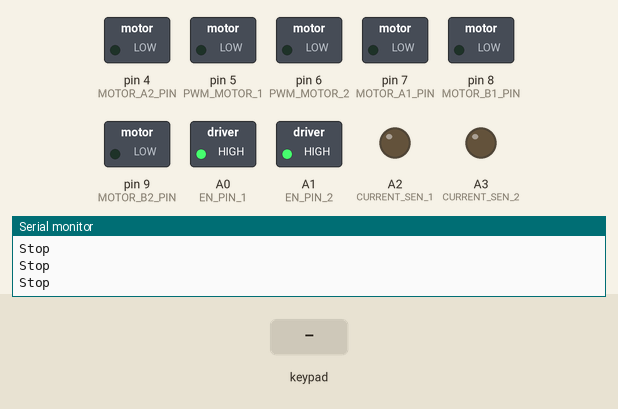
Bench run of a sketch on a simulated Arduino Uno, built with avr-gcc and run on an emulated ATmega328P. On the bench: switched loads named in the sketch (green lamp = pin HIGH), output pins drawn as LEDs (lit = HIGH), the last lines printed to the serial monitor. Dashed ring = blinking. Inputs (shaded band) come from the test bench.

Above: at 1.6 s.
1.7 s: key 'L' pressed
At 1.95 s:
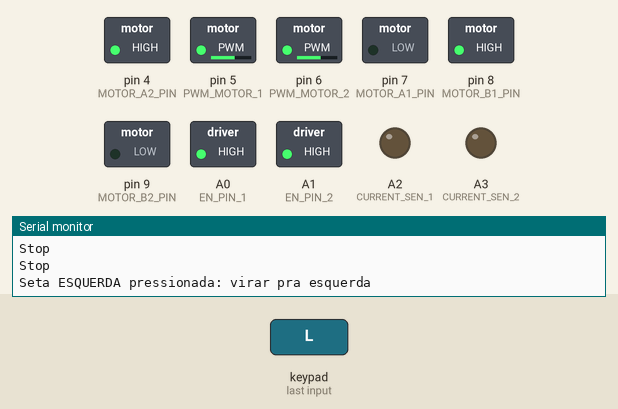
4.7 s: key 'R' pressed
At 4.94 s:
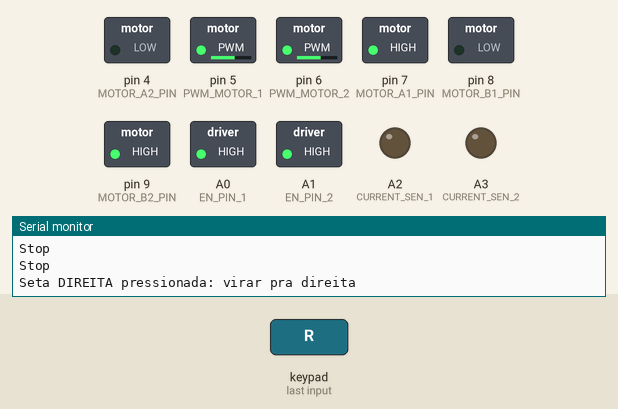
7.7 s: key 'X' pressed
At 7.93 s:
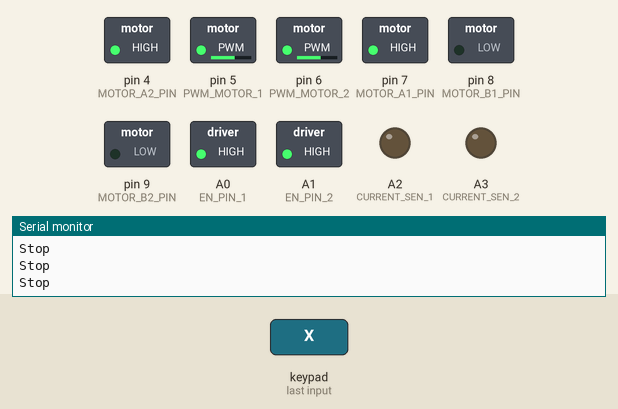
10.7 s: key 'S' pressed
At 10.94 s:
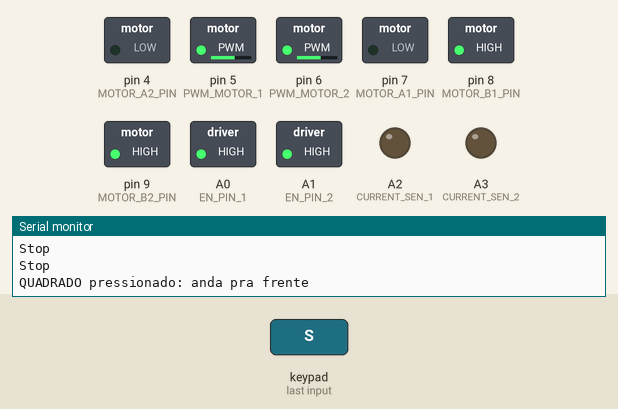
Timing chart, 0 to 13.6 s (numbered marks = the images above; inputs shaded):
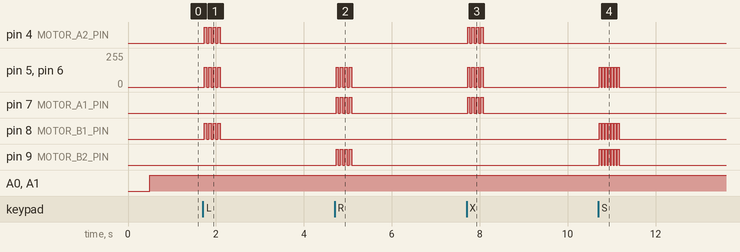

Measured:
- after the input at 1.7 s, pin 4 (MOTOR_A2_PIN), pin 8 (MOTOR_B1_PIN): alternates HIGH for 0.05 s and LOW for 0.05 s, 8 changes in all, then stays LOW, starting at once; pin 5 (PWM_MOTOR_1), pin 6 (PWM_MOTOR_2): alternates 150/255 for 0.05 s and 0/255 for 0.05 s, 8 changes in all, then stays 0/255, starting at once
- after the input at 4.7 s, pin 5 (PWM_MOTOR_1), pin 6 (PWM_MOTOR_2): alternates 150/255 for 0.05 s and 0/255 for 0.05 s, 8 changes in all, then stays 0/255, starting at once; pin 7 (MOTOR_A1_PIN), pin 9 (MOTOR_B2_PIN): alternates HIGH for 0.05 s and LOW for 0.05 s, 8 changes in all, then stays LOW, starting at once
- after the input at 7.7 s, pin 4 (MOTOR_A2_PIN), pin 7 (MOTOR_A1_PIN): alternates HIGH for 0.05 s and LOW for 0.05 s, 8 changes in all, then stays LOW, starting at once; pin 5 (PWM_MOTOR_1), pin 6 (PWM_MOTOR_2): alternates 150/255 for 0.05 s and 0/255 for 0.05 s, 8 changes in all, then stays 0/255, starting at once
- after the input at 10.7 s, pin 5 (PWM_MOTOR_1), pin 6 (PWM_MOTOR_2): alternates 150/255 for 0.05 s and 0/255 for 0.02 s, 14 changes in all, then stays 0/255, starting at once; pin 8 (MOTOR_B1_PIN), pin 9 (MOTOR_B2_PIN): alternates HIGH for 0.05 s and LOW for 0.02 s, 14 changes in all, then stays LOW, starting at once

The sketch:

Monster_Motor_Shield_PS2.ino
```cpp
#include <PS2X_lib.h>  //for v1.6

/******************************************************************
 * set pins connected to PS2 controller:
 *   - 1e column: original
 * replace pin numbers by the ones you use
 ******************************************************************/
#define PS2_DAT        12
#define PS2_CMD        11
#define PS2_SEL        10
#define PS2_CLK        13

/******************************************************************
 * select modes of PS2 controller:
 *   - pressures = analog reading of push-butttons
 *   - rumble    = motor rumbling
 *  'true' activates the variables
 ******************************************************************/
#define pressures   false
#define rumble      false


/* Parâmetros dos motores */
#define BRAKE 0
#define CW    1
#define CCW   2
#define CS_THRESHOLD 15   // Definition of safety current (Check: "1.3 Monster Shield Example").

//MOTOR 1
#define MOTOR_A1_PIN 7
#define MOTOR_B1_PIN 8

//MOTOR 2
#define MOTOR_A2_PIN 4
#define MOTOR_B2_PIN 9

#define PWM_MOTOR_1 5
#define PWM_MOTOR_2 6

#define CURRENT_SEN_1 A2
#define CURRENT_SEN_2 A3

#define EN_PIN_1 A0
#define EN_PIN_2 A1

#define MOTOR_1 0
#define MOTOR_2 1

//default motor speed
short usSpeed = 150;
unsigned short usMotor_Status = BRAKE;

// create PS2 Controller Class
PS2X ps2x;
int error = 0; byte type = 0; byte vibrate = 0;

void setup()
{
  pinMode(MOTOR_A1_PIN, OUTPUT);
  pinMode(MOTOR_B1_PIN, OUTPUT);

  pinMode(MOTOR_A2_PIN, OUTPUT);
  pinMode(MOTOR_B2_PIN, OUTPUT);

  pinMode(PWM_MOTOR_1, OUTPUT);
  pinMode(PWM_MOTOR_2, OUTPUT);

  pinMode(CURRENT_SEN_1, OUTPUT);
  pinMode(CURRENT_SEN_2, OUTPUT);


  // **************************************************************************************************
  // testar desativar esses pinos, parecem inuteis ... (qnd aperto quadrado, aciona LED power do shield)
  pinMode(EN_PIN_1, OUTPUT);
  pinMode(EN_PIN_2, OUTPUT);
  // **************************************************************************************************

  Serial.begin(9600);              // Initiates the serial to do the monitoring

  delay(300);  //added delay to give wireless ps2 module some time to startup, before configuring it

  //CHANGES for v1.6 HERE!!! **************PAY ATTENTION*************

  //setup pins and settings: GamePad(clock, command, attention, data, Pressures?, Rumble?) check for error
  error = ps2x.config_gamepad(PS2_CLK, PS2_CMD, PS2_SEL, PS2_DAT, pressures, rumble);

  if(error == 0){
    Serial.print("Found Controller, configured successful ");
    Serial.print("pressures = ");
  if (pressures)
    Serial.println("true ");
  else
    Serial.println("false");
  Serial.print("rumble = ");
  if (rumble)
    Serial.println("true)");
  else
    Serial.println("false");
  }
  else if(error == 1)
    Serial.println("No controller found, check wiring, see readme.txt to enable debug. visit www.billporter.info for troubleshooting tips");

  else if(error == 2)
    Serial.println("Controller found but not accepting commands. see readme.txt to enable debug. Visit www.billporter.info for troubleshooting tips");

  else if(error == 3)
    Serial.println("Controller refusing to enter Pressures mode, may not support it. ");

//  Serial.print(ps2x.Analog(1), HEX);

  type = ps2x.readType();
  switch(type) {
    case 0:
      Serial.print("Unknown Controller type found ");
      break;
    case 1:
      Serial.print("DualShock Controller found ");
      break;
   }
  Serial.println("Begin motor control");
  Serial.println(); //Print function list for user selection
  Serial.println("Enter number for control option:");
  Serial.println("1. STOP");
  Serial.println("2. FORWARD");
  Serial.println("3. REVERSE");
  Serial.println("4. READ CURRENT");
  Serial.println("+. INCREASE SPEED");
  Serial.println("-. DECREASE SPEED");
  Serial.println();
  error = 0; type = 1;
}

void loop()
{
  controle();
}


/***********************
  Função de controle
************************/

// Controla LEDs na protoboard enquanto botões ou direcionais forem pressionados (pree
void controle()
{
  if(error == 1) //skip loop if no controller found
  return;

  // Habilita os dois motores
  digitalWrite(EN_PIN_1, HIGH); digitalWrite(EN_PIN_2, HIGH);

  ps2x.read_gamepad(false, vibrate); //read controller and set large motor to spin at 'vibrate' speed

  if (ps2x.Button(PSB_PAD_UP))         //will be TRUE as long as button is pressed
  {
    Serial.println("UP pressionados: aumenta velocidade"); IncreaseSpeed();
  }

  if (ps2x.Button(PSB_PAD_DOWN))         //will be TRUE as long as button is pressed
  {
    Serial.println("DOWN pressionado: reduz velocidade"); DecreaseSpeed();
  }

  if (ps2x.Button(PSB_PAD_RIGHT))
  {
    Serial.println("Seta DIREITA pressionada: virar pra direita"); turnRight(); delay(50);
  }else Stop();

  if (ps2x.Button(PSB_PAD_LEFT))
  {
    Serial.println("Seta ESQUERDA pressionada: virar pra esquerda"); turnLeft(); delay(50);
  }else Stop();

  if (ps2x.Button(PSB_CROSS))         //will be TRUE as long as button is pressed
  {
    Serial.println("X pressionado: marcha re"); Reverse(); delay(50);
  }else Stop();

  if (ps2x.Button(PSB_SQUARE))         //will be TRUE as long as button is pressed
  {
    Serial.println("QUADRADO pressionado: anda pra frente"); Forward();
  } else Stop();

  delay(50);
}

/*=========================================================*/
void Stop()
{
  Serial.println("Stop");
  usMotor_Status = BRAKE;
  motorGo(MOTOR_1, usMotor_Status, 0);
  motorGo(MOTOR_2, usMotor_Status, 0);
}

void Forward()
{
  Serial.println("Forward");
  usMotor_Status = CW;
  motorGo(MOTOR_1, usMotor_Status, usSpeed);
  motorGo(MOTOR_2, usMotor_Status, usSpeed);
}

void turnLeft()
{
  Serial.println("Turning LEFT");
  //Motor1_Status = CW; Motor2_Status = CCW;
  motorGo(MOTOR_1, CW, usSpeed);
  motorGo(MOTOR_2, CCW, usSpeed);
}

void turnRight()
{
  Serial.println("Turning RIGHT");
  //Motor1_Status = CCW; Motor2_Status = CW;
  motorGo(MOTOR_1, CCW, usSpeed);
  motorGo(MOTOR_2, CW, usSpeed);
}

void Reverse()
{
  Serial.println("Reverse");
  usMotor_Status = CCW;
  motorGo(MOTOR_1, usMotor_Status, usSpeed);
  motorGo(MOTOR_2, usMotor_Status, usSpeed);
}

void IncreaseSpeed()
{
  usSpeed = usSpeed + 10;
  if(usSpeed > 255)
  {
    usSpeed = 255;
  }

  Serial.print("Speed +: ");
  Serial.println(usSpeed);

  motorGo(MOTOR_1, usMotor_Status, usSpeed);
  motorGo(MOTOR_2, usMotor_Status, usSpeed);
}

void DecreaseSpeed()
{
  usSpeed = usSpeed - 10;
  if(usSpeed < 0)
  {
    usSpeed = 0;
  }

  Serial.print("Speed -: ");
  Serial.println(usSpeed);

  motorGo(MOTOR_1, usMotor_Status, usSpeed);
  motorGo(MOTOR_2, usMotor_Status, usSpeed);
}

//Function that controls the variables: motor(0 ou 1), direction (cw ou ccw) e pwm (entra 0 e 255);
void motorGo(uint8_t motor, uint8_t direct, uint8_t pwm)
{
  if(motor == MOTOR_1)
  {
    if(direct == CW)
    {
      digitalWrite(MOTOR_A1_PIN, LOW);
      digitalWrite(MOTOR_B1_PIN, HIGH);
    }
    else if(direct == CCW)
    {
      digitalWrite(MOTOR_A1_PIN, HIGH);
      digitalWrite(MOTOR_B1_PIN, LOW);
    }
    else
    {
      digitalWrite(MOTOR_A1_PIN, LOW);
      digitalWrite(MOTOR_B1_PIN, LOW);
    }

    analogWrite(PWM_MOTOR_1, pwm);
  }
  else if(motor == MOTOR_2)
  {
    if(direct == CW)
    {
      digitalWrite(MOTOR_A2_PIN, LOW);
      digitalWrite(MOTOR_B2_PIN, HIGH);
    }
    else if(direct == CCW)
    {
      digitalWrite(MOTOR_A2_PIN, HIGH);
      digitalWrite(MOTOR_B2_PIN, LOW);
    }
    else
    {
      digitalWrite(MOTOR_A2_PIN, LOW);
      digitalWrite(MOTOR_B2_PIN, LOW);
    }

    analogWrite(PWM_MOTOR_2, pwm);
  }
}
```
